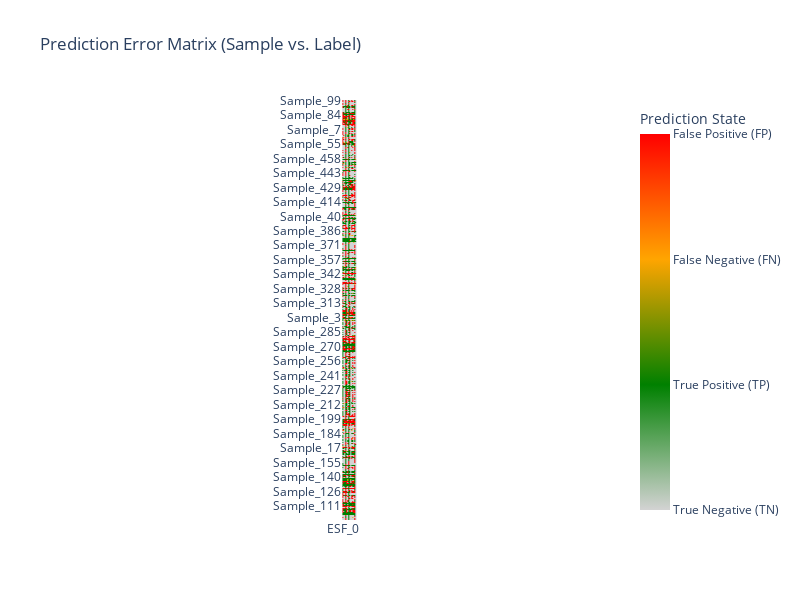
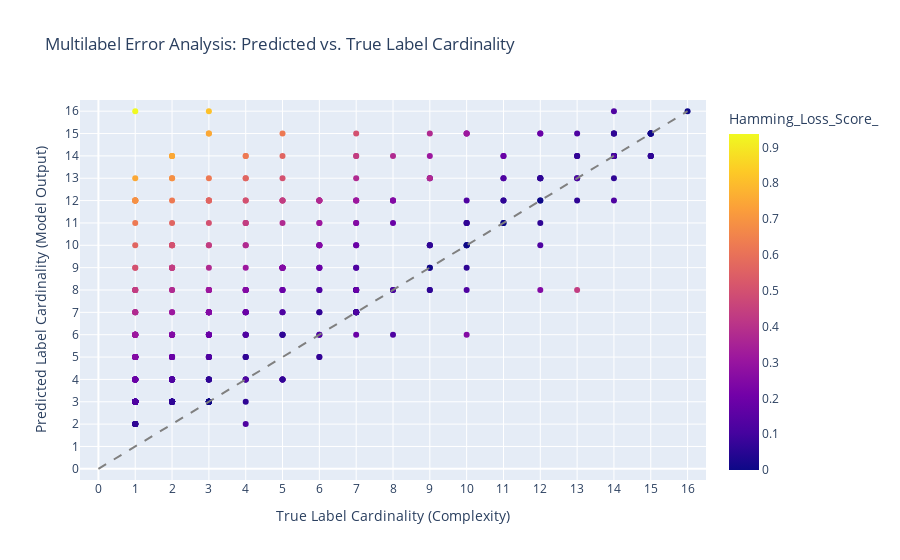

Write notebook code for charts like these, in order.
### Code cell
study_brxgb_best_params = study_brxgb.best_params

study_brxgb_best_params_xgb = {
    'n_estimators': study_brxgb_best_params['n_estimators'],
    'max_depth': study_brxgb_best_params['max_depth'],
    'learning_rate': study_brxgb_best_params['learning_rate'],
    'subsample': study_brxgb_best_params['subsample'],
    'colsample_bytree' : study_brxgb_best_params['colsample_bytree'],
    'scale_pos_weight': study_brxgb_best_params['scale_pos_weight'],
    'base_score': 0.5,
    'random_state': random_state,
    'verbosity': 0,
    'use_label_encoder': False,
    'eval_metric': 'logloss',
    'use_label_encoder': False
}

study_brxgb_base_xgb = XGBClassifier(**study_brxgb_best_params_xgb)
study_brxgb_tuned = BinaryRelevance(
    classifier = study_brxgb_base_xgb,
    require_dense = [True, True]
)

study_brxgb_tuned.fit(X_train_transformed, y_train_transformed)

y_pred_training_br = study_brxgb_tuned.predict(X_train_transformed)

display_results(y_train_transformed, y_pred_training_br.toarray())

display_error_heatmap(y_train_transformed, y_pred_training_br)

display_label_cardinality_error(y_train_transformed, y_pred_training_br.toarray())

### Figure 1 — Plotly figure (JSON) as saved in the notebook; plotly's stock layout.template omitted (floating-point values rounded to 4 significant figures; data arrays with more than 128 entries replaced by an {"elided": "..."} marker saying what was removed)
{"data": [{"coloraxis": "coloraxis", "hovertemplate": "x: %{x}<br>y: %{y}<br>color: %{z}<extra></extra>", "name": "0", "type": "heatmap", "x": ["ESF_0", "ESF_1", "ESF_2", "ESF_3", "ESF_4", "ESF_5", "ESF_6", "ESF_7", "ESF_8", "ESF_9", "ESF_10", "ESF_11", "ESF_12", "ESF_13", "ESF_14", "ESF_15"], "xaxis": "x", "y": {"elided": "464 str values"}, "yaxis": "y", "z": {"elided": "464x16 int values"}}], "layout": {"autosize": false, "coloraxis": {"colorbar": {"ticktext": ["True Negative (TN)", "True Positive (TP)", "False Negative (FN)", "False Positive (FP)"], "tickvals": [0, 1, 2, 3], "title": {"text": "Prediction State"}}, "colorscale": [[0, "lightgray"], [0.3333, "green"], [0.6667, "orange"], [1, "red"]]}, "height": 600, "title": {"text": "Prediction Error Matrix (Sample vs. Label)"}, "width": 800, "xaxis": {"anchor": "y", "constrain": "domain", "domain": [0, 1], "scaleanchor": "y"}, "yaxis": {"anchor": "x", "autorange": "reversed", "categoryorder": "category descending", "constrain": "domain", "domain": [0, 1]}}}

### Figure 2 — Plotly figure (JSON) as saved in the notebook; plotly's stock layout.template omitted (floating-point values rounded to 4 significant figures; data arrays with more than 128 entries replaced by an {"elided": "..."} marker saying what was removed)
{"data": [{"customdata": {"elided": "464x2 mixed values"}, "hovertemplate": "True_Cardinality=%{x}<br>Predicted_Cardinality=%{y}<br>Sample_ID=%{customdata[0]}<br>Total_Errors=%{customdata[1]}<br>Hamming_Loss_Score_=%{marker.color}<extra></extra>", "legendgroup": "", "marker": {"color": {"elided": "464 float values"}, "coloraxis": "coloraxis", "symbol": "circle"}, "mode": "markers", "name": "", "orientation": "v", "showlegend": false, "type": "scatter", "x": {"elided": "464 int values"}, "xaxis": "x", "y": {"elided": "464 int values"}, "yaxis": "y"}], "layout": {"coloraxis": {"colorbar": {"title": {"text": "Hamming_Loss_Score_"}}, "colorscale": [[0, "#0d0887"], [0.1111, "#46039f"], [0.2222, "#7201a8"], [0.3333, "#9c179e"], [0.4444, "#bd3786"], [0.5556, "#d8576b"], [0.6667, "#ed7953"], [0.7778, "#fb9f3a"], [0.8889, "#fdca26"], [1, "#f0f921"]]}, "legend": {"tracegroupgap": 0}, "shapes": [{"line": {"color": "gray", "dash": "dash"}, "type": "line", "x0": 0, "x1": 16, "y0": 0, "y1": 16}], "title": {"text": "Multilabel Error Analysis: Predicted vs. True Label Cardinality"}, "xaxis": {"anchor": "y", "domain": [0, 1], "range": [-0.5, 16.5], "tickvals": [0, 1, 2, 3, 4, 5, 6, 7, 8, 9, 10, 11, 12, 13, 14, 15, 16], "title": {"text": "True Label Cardinality (Complexity)"}}, "yaxis": {"anchor": "x", "domain": [0, 1], "range": [-0.5, 16.5], "tickvals": [0, 1, 2, 3, 4, 5, 6, 7, 8, 9, 10, 11, 12, 13, 14, 15, 16], "title": {"text": "Predicted Label Cardinality (Model Output)"}}}}
